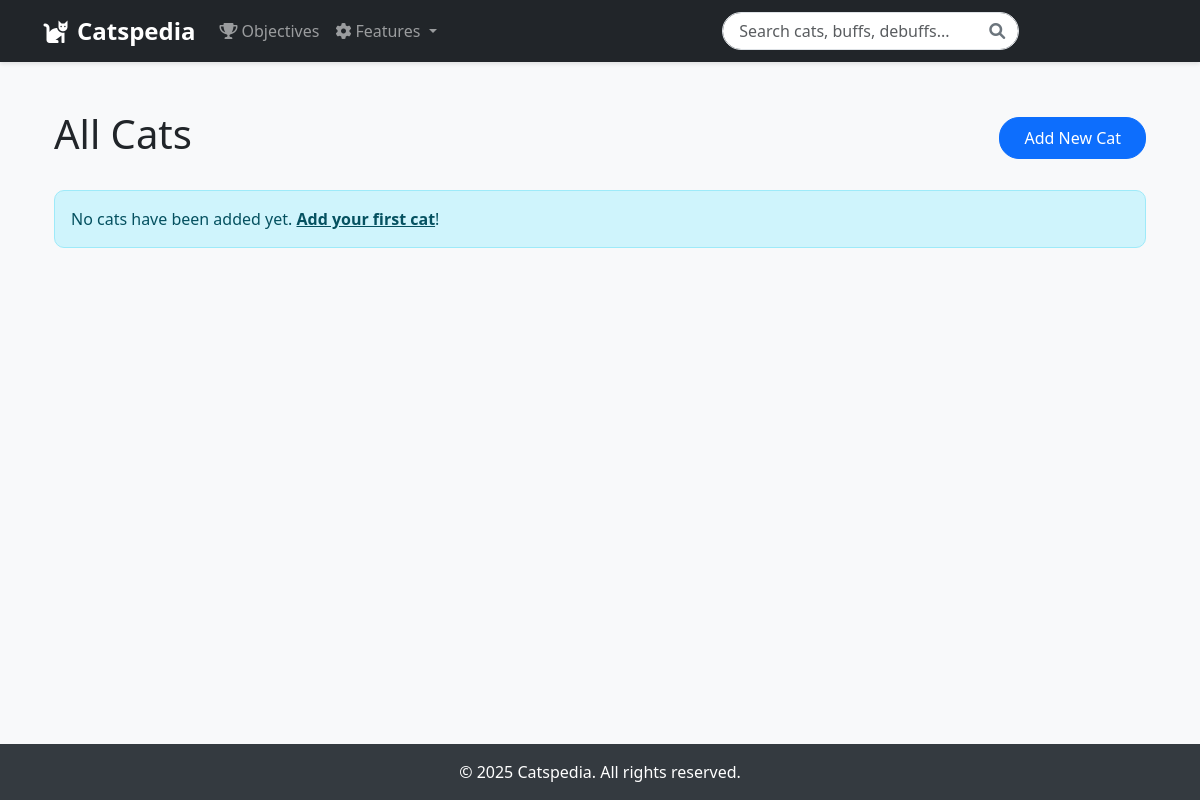
The app's page /cats/, older data.
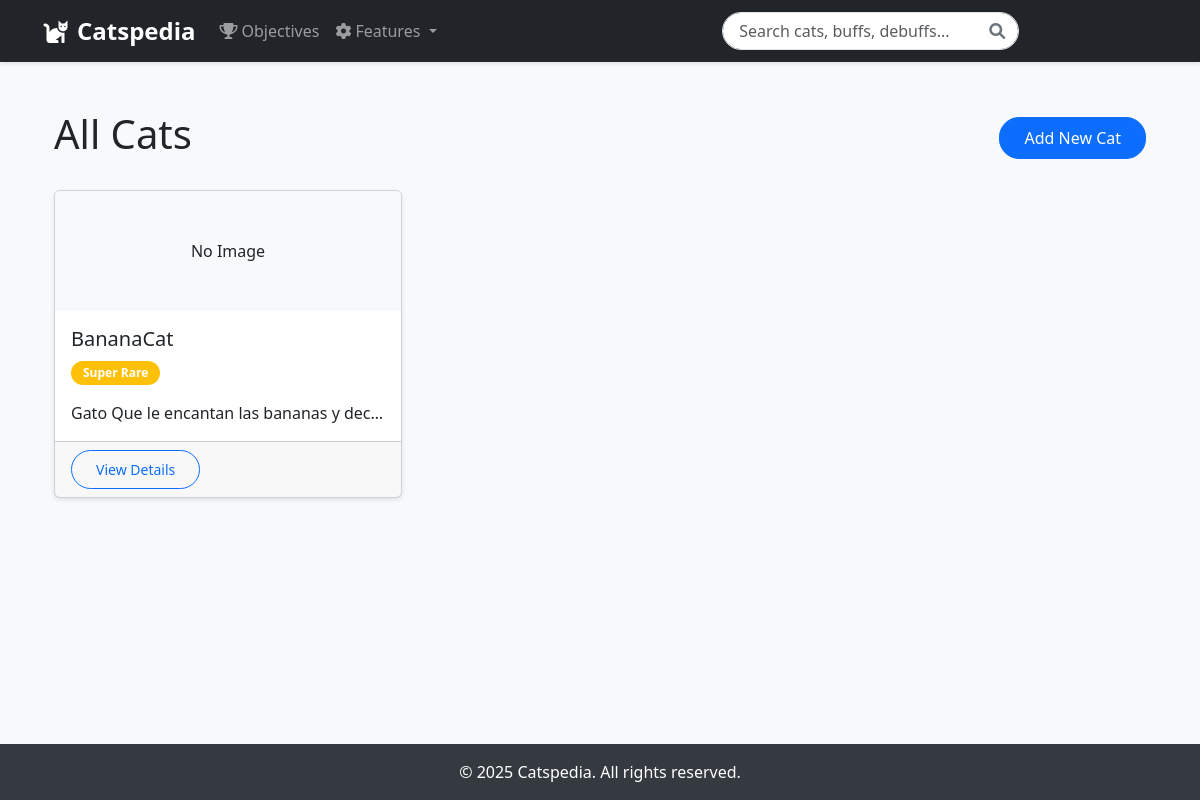
The same page, newer data.
### Catspedia/models.py (models this page shows, shortened)
class Cat(models.Model):
    name = models.CharField(max_length=100, unique=True)
    description = models.TextField(help_text="Description of the cat")
    rarity = models.CharField(
        max_length=50,
        choices=[
            ('NORMAL', 'Normal'),
            ('SPECIAL', 'Special'),
            ('RARE', 'Rare'),
            ('SUPER_RARE', 'Super Rare'),
            ('UBER_RARE', 'Uber Rare'),
            ('LEGEND_RARE', 'Legend Rare')
        ],
        default='NORMAL'
    )
    image = models.ImageField(upload_to='cats/', blank=True, null=True)
    base_health = models.IntegerField(
        validators=[MinValueValidator(1)],
        help_text="Base health points"
    )
    base_attack = models.IntegerField(
        validators=[MinValueValidator(1)],
        help_text="Base attack power"
    )
    abilities = models.ManyToManyField(
        'Ability',
        related_name='cats',
        blank=True,
        help_text="Abilities this cat has"
    )
    attack_range = models.IntegerField(
        default=140,
        validators=[MinValueValidator(1)],
        help_text="Attack range in pixels"
    )
    attack_speed = models.FloatField(
        default=1.0,
        validators=[MinValueValidator(0.1)],
        help_text="Attack speed (attacks per second)"
    )
    movement_speed = models.IntegerField(
        default=10,
        validators=[MinValueValidator(1)],
        help_text="Movement speed"
    )
    cost = models.IntegerField(
        default=75,
        validators=[MinValueValidator(0)],
        help_text="Cost to deploy"
    )
    created_at = models.DateTimeField(auto_now_add=True)
    updated_at = models.DateTimeField(auto_now=True)
    class Meta:
        ordering = ['rarity', 'name']
        verbose_name = "Cat"
        verbose_name_plural = "Cats"

### Catspedia/views.py (the view)
# urls.py: path("cats/", CatListView.as_view(), name="cat-list"),
class CatListView(ListView):
    model = Cat
    context_object_name = "cats"
    template_name = "catspedia/cat_list.html"

### templates/catspedia/cat_list.html (shortened to what this page needs)
{% extends 'catspedia/base.html' %}
{% block content %}
<div class="container py-4">
    <div class="d-flex justify-content-between align-items-center mb-4">
        <h1>All Cats</h1>
        <a href="{% url 'catspedia:cat-create' %}" class="btn btn-primary">Add New Cat</a>
    </div>
    {% if cats %}
        <div class="row">
            {% for cat in cats %}
                <div class="col-md-4 mb-4">
                    <div class="card h-100">
                        {% if cat.image %}
                            <img src="{{ cat.image.url }}" class="card-img-top" alt="{{ cat.name }}">
                        {% else %}
                            <div class="card-img-top bg-light text-center py-5">No Image</div>
                        {% endif %}
                        <div class="card-body">
                            <h5 class="card-title">{{ cat.name }}</h5>
                            <p class="card-text">
                                <span class="badge {% if cat.rarity == 'NORMAL' %}bg-secondary{% elif cat.rarity == 'SPECIAL' %}bg-primary{% elif cat.rarity == 'RARE' %}bg-info{% elif cat.rarity == 'SUPER_RARE' %}bg-warning{% elif cat.rarity == 'UBER_RARE' %}bg-danger{% else %}bg-dark{% endif %}">
                                    {{ cat.get_rarity_display }}
                                </span>
                            </p>
                            <p class="card-text text-truncate">{{ cat.description }}</p>
                        </div>
                        <div class="card-footer">
                            <a href="{% url 'catspedia:cat-detail' cat.pk %}" class="btn btn-sm btn-outline-primary">View Details</a>
                        </div>
                    </div>
                </div>
            {% endfor %}
        </div>
    {% else %}
        <div class="alert alert-info">
            No cats have been added yet. <a href="{% url 'catspedia:cat-create' %}" class="alert-link">Add your first cat</a>!
        </div>
    {% endif %}
</div>
{% endblock %}

Row changes from the older to the newer data that the page shows:
added Cat: image "No Image", name "BananaCat", rarity "Super Rare", description "Gato Que le encantan las bananas y dec…"
Text that changed along with them:
text no longer shown: "No cats have been added yet. Add your first cat !"
